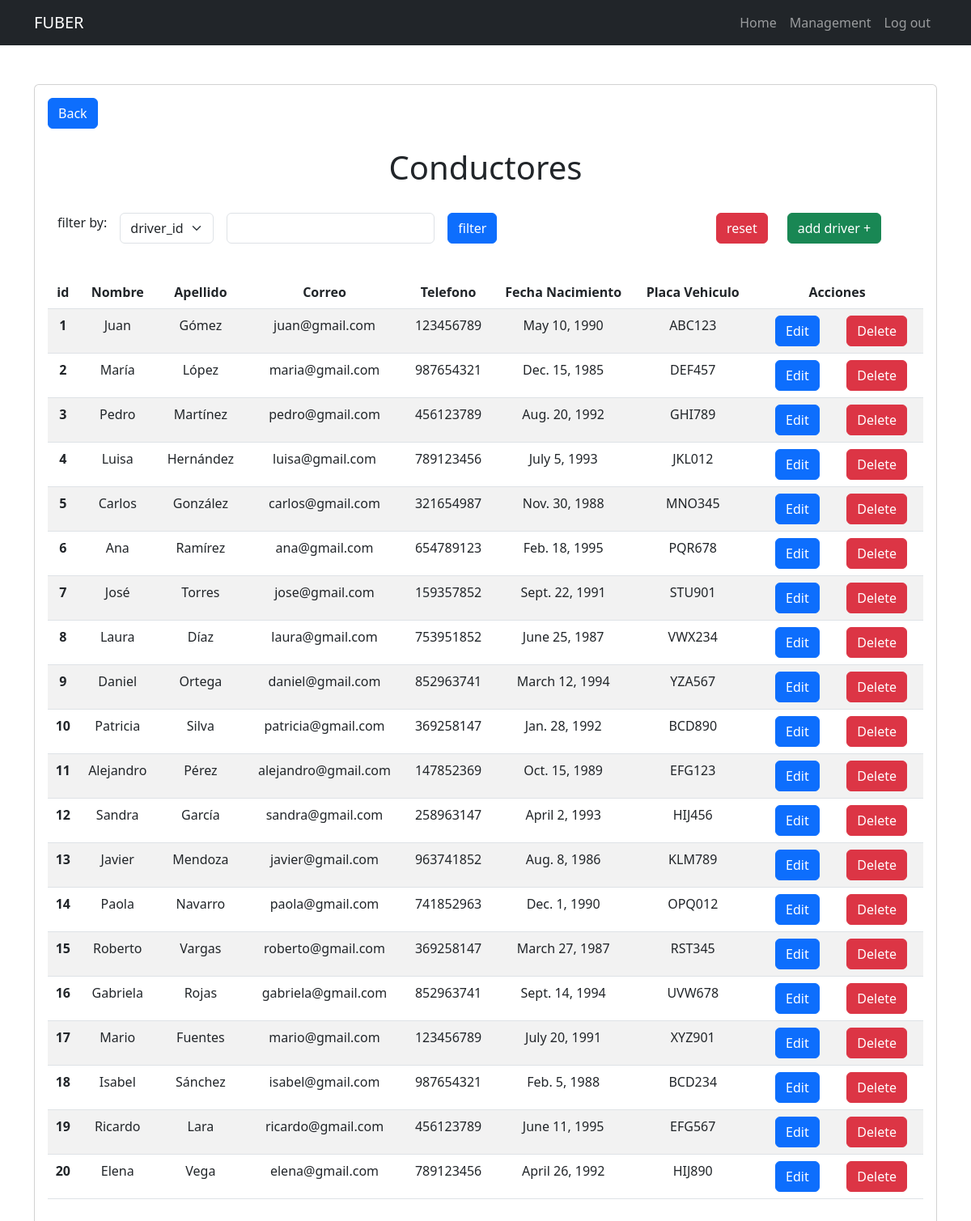
/conductores/ (signed in), run on an earlier commit of the app's database.
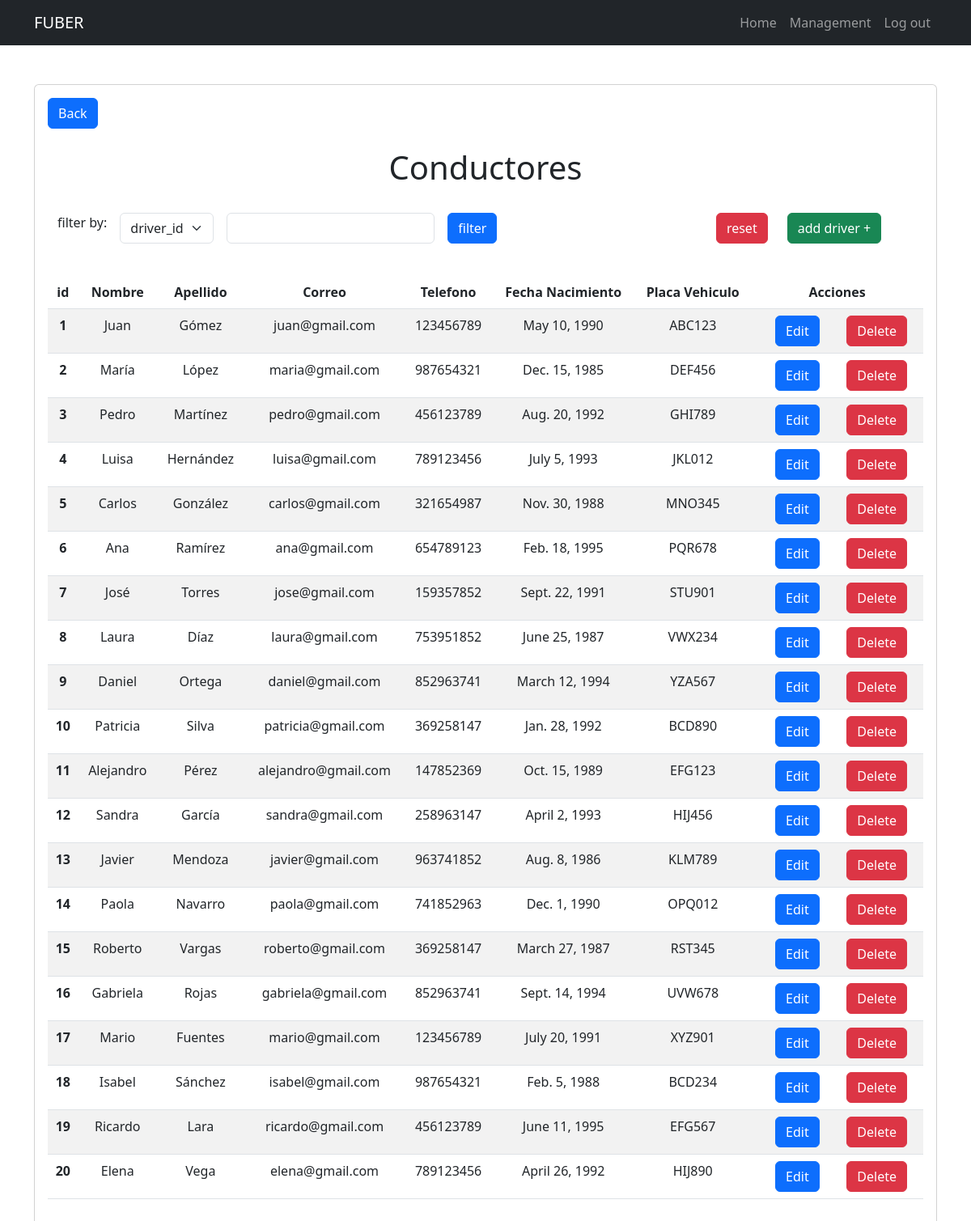
And on a later commit of the database.
### fuber/models.py (models this page shows, shortened)
class conductor(models.Model):
    driver_id = models.AutoField(primary_key=True)
    nombre = models.CharField(max_length=50)
    apellido = models.CharField(max_length=50)
    correo = models.CharField(max_length=50)
    telefono = models.CharField(max_length=50)
    fecha_nacimiento = models.DateField()
    vehicle = models.OneToOneField(vehiculo, on_delete=models.CASCADE)

class vehiculo(models.Model):
    vehicle_id = models.AutoField(primary_key=True)
    marca = models.CharField(max_length=50)
    color = models.CharField(max_length=50)
    placa = models.CharField(max_length=50, unique=True)
    descripcion = models.CharField(max_length=350)

### fuber/views.py (the view, shortened to what this page needs)
# urls.py: path('conductores/', views.conductores, name='conductores'),
@login_required
def conductores(request):
    if request.method == 'GET':
        driver = conductor.objects.all()
        txtFilter = ''
    campos = ['driver_id', 'nombre', 'correo', 'placa']
    return render(request, 'conductor.html', {
        'drivers': driver,
        'campos': campos,
        'txtFilter': txtFilter
    })

### fuber/templates/conductor.html (shortened to what this page needs)
{% extends 'base.html' %} {% block content %}
<div class="row">
  <div class="col-sm-8">
    <a class="btn btn-primary" href="/management">Back</a>
  </div>
</div>
<br />
<div class="container">
  <div class="text-center"><h1>Conductores</h1></div>
</div>
<br />
<div class="container">
  <div class="row">
    <div class="col">
      <form class="row g-3" autocomplete="off" method="post">
        <div class="col-auto">
          <p>filter by:</p>
        </div>
        <div class="col-auto">
          <select
            name="field"
            class="form-select"
            aria-label="Default select example"
          >
            {% for campo in campos %}
            <option value="{{campo}}">{{campo}}</option>
            {% endfor %}
          </select>
        </div>
        <div class="col-auto">
          <input
            name="txtFilter"
            type="text"
            class="form-control"
            value="{{txtFilter}}"
          />
        </div>
        <div class="col-auto">
          <button type="submit" class="btn btn-primary mb-3">filter</button>
        </div>
      </form>
    </div>
    <div class="col-md-auto">
      <form action="{% url 'conductores' %}" method="get">
        <button class="btn btn-danger mb-3">reset</button>
      </form>
    </div>
    <div class="col col-lg-2">
      <form action="{% url 'conductores_create' %}" method="get">
        <button class="btn btn-success mb-3">add driver +</button>
      </form>
    </div>
  </div>
</div>
<br />
<table class="table table-striped text-center">
  <thead>
    <tr>
      <th scope="col">id</th>
      <th scope="col">Nombre</th>
      <th scope="col">Apellido</th>
      <th scope="col">Correo</th>
      <th scope="col">Telefono</th>
      <th scope="col">Fecha Nacimiento</th>
      <th scope="col">Placa Vehiculo</th>
      <th scope="col">Acciones</th>
    </tr>
  </thead>
  <tbody>
    {% for driver in drivers %}
    <tr>
      <th scope="row">{{driver.driver_id}}</th>
      <td>{{driver.nombre}}</td>
      <td>{{driver.apellido}}</td>
      <td>{{driver.correo}}</td>
      <td>{{driver.telefono}}</td>
      <td>{{driver.fecha_nacimiento}}</td>
      <td>{{driver.vehicle.placa}}</td>
      <td>
        <div class="container text-center">
          <div class="row">
            <div class="col">
              <form
                action="{% url 'conductores_edit' driver.driver_id %}"
                method="get"
              >
                <button class="btn btn-primary">Edit</button>
              </form>
            </div>
            <div class="col">
              <form
                action="{% url 'conductores_delete' driver.driver_id %}"
                method="post"
              >
                <button
                  class="btn btn-danger"
                  onclick="return confirmDelete();"
                >
                  Delete
                </button>
              </form>
            </div>
          </div>
        </div>
      </td>
      {% endfor %}
    </tr>
  </tbody>
</table>
{% endblock %}

What changed in the data, as far as the page shows it:
changed through a linked row, conductor "María": vehicle.placa "DEF457" → "DEF456"
